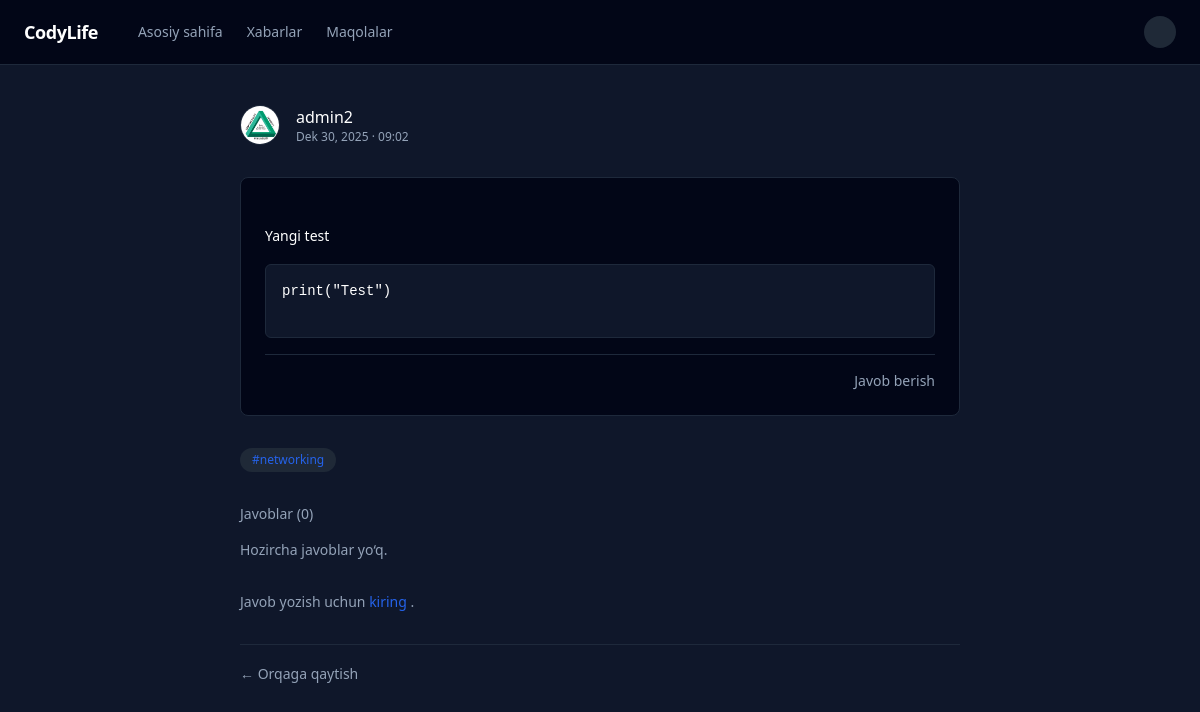
/post/yangi-test/detail/, run on an earlier commit of the app's database.
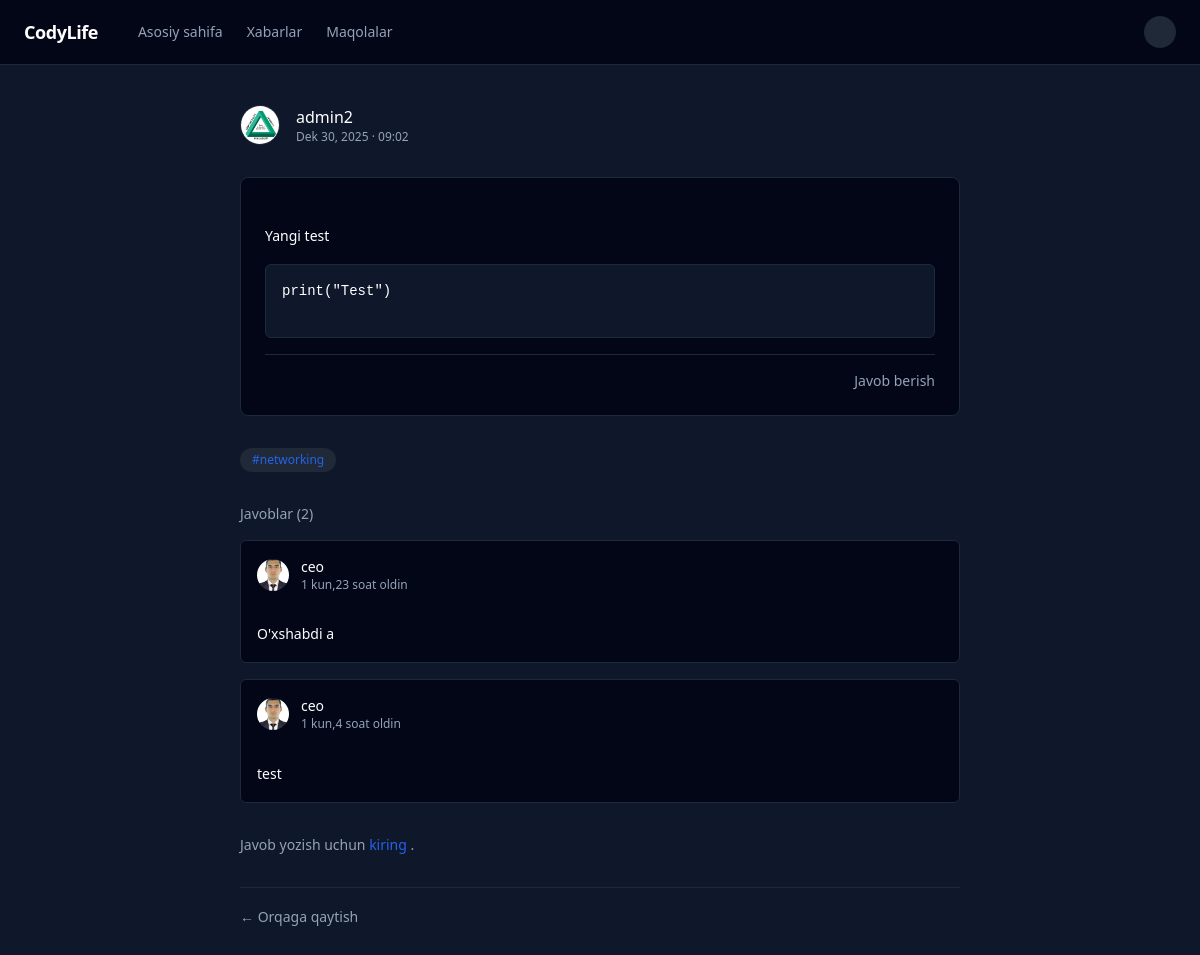
And on a later commit of the database.
### main/models.py (models this page shows, shortened)
class Tags(models.Model):
    name = models.CharField(max_length=15)
    slug = models.SlugField(max_length=15, null=True, blank=True, unique=True)
    class Meta:
        verbose_name = 'Tag'
        verbose_name_plural = 'Tags'

class Post(models.Model):
    author = models.ForeignKey(CustomUser, on_delete=models.CASCADE, related_name='posts')
    image = models.ImageField(upload_to='post_images/', null=True, blank=True)
    body = models.TextField()
    slug = models.SlugField(null=True, blank=True, unique=True)
    code = models.TextField(null=True, blank=True)
    tags = models.ManyToManyField('Tags', blank=True)
    created_date = models.DateTimeField(auto_now_add=True, blank=True, null=True)
    class Meta:
        verbose_name = 'Post'
        verbose_name_plural = 'Posts'

class Replies(models.Model):
    author = models.ForeignKey(CustomUser, on_delete=models.CASCADE)
    post = models.ForeignKey(Post, on_delete=models.CASCADE, related_name='replies')
    body = models.TextField()
    code = models.TextField(null=True, blank=True)
    created_date = models.DateTimeField(auto_now_add=True)
    class Meta:
        verbose_name = 'Reply'
        verbose_name_plural = 'Replies'

### users_control/models.py (models this page shows, shortened)
class CustomUser(AbstractUser):
    picture = models.ImageField(upload_to='profile_pictures/', blank=True, null=True)
    phone_number = models.CharField(max_length=13, blank=True, null=True)
    bio = models.TextField(null=True, blank=True)
    technologies = models.ManyToManyField("Technologies", blank=True)
    github_link = models.URLField(null=True, blank=True)
    linkedin_link = models.URLField(null=True, blank=True)
    website = models.URLField(null=True, blank=True)
    is_active = models.BooleanField(default=False, null=True, blank=True)
    class Meta:
        verbose_name = 'User'
        verbose_name_plural = 'Users'

### main/views.py (the view)
# urls.py: path('post/<slug:slug>/detail/', PostDetailView.as_view(), name='post-detail'),
class PostDetailView(generic.DetailView):
    model = Post
    template_name = 'post_related/post-detail.html'
    context_object_name = 'post'
    slug_field = 'slug'
    slug_url_kwarg = 'slug'
    def get_context_data(self, **kwargs):
        context = super().get_context_data(**kwargs)
        context['reply_form'] = ReplyCreateForm()
        return context
    def post(self, request, *args, **kwargs):
        self.object = self.get_object()
        form = ReplyCreateForm(request.POST)
        if form.is_valid():
            reply = form.save(commit=False)
            reply.post = self.object
            reply.author = request.user
            reply.save()
            if reply.post.author != self.request.user:
                Notification.objects.create(to_user=reply.post.author, body=f"{self.request.user} postingizga javob yozdi.")
        return redirect('post-detail', slug=self.object.slug)

### main/context_processors.py (called while the page is built)
def user_context(request):
    if request.user.is_authenticated:
        return {'profile_user': request.user}
    return {}

### templates/post_related/post-detail.html (shortened to what this page needs)
{% extends "base.html" %}
{% block content %}
<div class="max-w-3xl mx-auto px-6 py-10 space-y-8">
    <div class="flex items-center justify-between">
        <div class="flex items-center gap-4">
            {% if post.author.picture %}
                <img src="{{ post.author.picture.url }}"
                     class="w-10 h-10 rounded-full object-cover border border-borderDark">
            {% else %}
                <div class="w-10 h-10 rounded-full bg-gray-800 flex items-center justify-center font-medium">
                    {{ post.author.username|first|upper }}
                </div>
            {% endif %}
            <div>
                <p class="font-medium">{{ post.author.username }}</p>
                <p class="text-xs text-textMuted">
                    {{ post.created_date|date:"M d, Y · H:i" }}
                </p>
            </div>
        </div>
    </div>
    <div class="bg-cardDark border border-borderDark rounded-lg p-6 space-y-4">
        <p class="text-sm leading-relaxed whitespace-pre-line">
            {{ post.body }}
        </p>
        {% if post.code %}
        <pre class="bg-bgDark border border-borderDark rounded-md p-4 text-sm overflow-x-auto">
<code>{{ post.code }}</code>
        </pre>
        {% endif %}
        <div class="flex justify-end text-sm text-textMuted pt-4 border-t border-borderDark">
            <a href="#reply-form" class="hover:text-white">
                Javob berish
            </a>
        </div>
    </div>
    {% if post.tags.exists %}
    <div class="flex flex-wrap gap-2">
        {% for tag in post.tags.all %}
            <span class="text-xs px-3 py-1 rounded-full bg-gray-800 text-primary">
                #{{ tag.name }}
            </span>
        {% endfor %}
    </div>
    {% endif %}
    <div class="space-y-4">
        <h3 class="text-sm font-medium text-textMuted">
            Javoblar ({{ post.replies.count }})
        </h3>
        {% for reply in post.replies.all %}
        <div class="bg-cardDark border border-borderDark rounded-md p-4">
            <div class="flex items-center gap-3 mb-2">
                {% if reply.author.picture %}
                    <img src="{{ reply.author.picture.url }}"
                         class="w-8 h-8 rounded-full object-cover">
                {% else %}
                    <div class="w-8 h-8 rounded-full bg-gray-800 flex items-center justify-center text-xs font-medium">
                        {{ reply.author.username|first|upper }}
                    </div>
                {% endif %}
                <div>
                    <p class="text-sm font-medium">{{ reply.author.username }}</p>
                    <p class="text-xs text-textMuted">
                        {{ reply.created_date|timesince }} oldin
                    </p>
                </div>
            </div>
            <p class="text-sm leading-relaxed whitespace-pre-line">
                {{ reply.body }}
            </p>
        </div>
        {% empty %}
            <p class="text-sm text-textMuted">
                Hozircha javoblar yo‘q.
            </p>
        {% endfor %}
    </div>
    {% if request.user.is_authenticated %}
    <div id="reply-form" class="bg-cardDark border border-borderDark rounded-lg p-4">
        <form method="POST" class="space-y-3">
            {% csrf_token %}
            {{ reply_form.body }}
            {{ reply_form.code }}
            <div class="flex justify-end">
                <button
                    type="submit"
                    class="px-4 py-2 text-sm rounded-md
                           bg-primary hover:bg-blue-600 transition">
                    Javob berish
                </button>
            </div>
        </form>
    </div>
    {% else %}
        <p class="text-sm text-textMuted">
            Javob yozish uchun
            <a href="{% url 'login' %}" class="text-primary hover:underline">
                kiring
            </a>.
        </p>
    {% endif %}
    <div class="pt-4 border-t border-borderDark">
        <a href="{% url 'homepage' %}" class="text-sm text-textMuted hover:text-white">
            ← Orqaga qaytish
        </a>
    </div>
</div>
{% endblock %}

What changed in the data, as far as the page shows it:
computed for Post "Yangi test": replies.count "0" → "2"
added Replies: author.picture (picture), author.username "ceo", created_date "1 kun,23 soat", body "O'xshabdi a"
added Replies: author.picture (picture), author.username "ceo", created_date "1 kun,4 soat", body "test"
Also different on the page:
text no longer shown: "Hozircha javoblar yo‘q."
